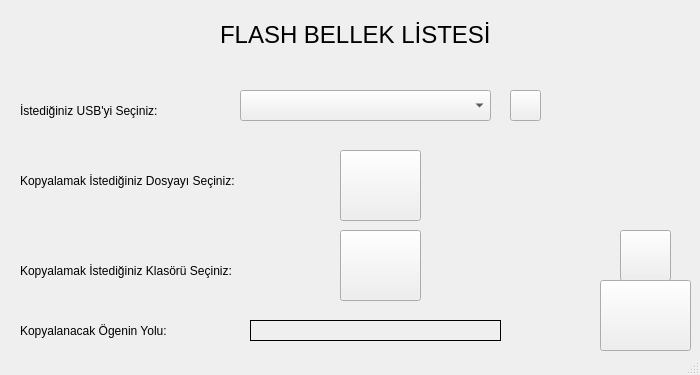
<?xml version="1.0" encoding="UTF-8"?>
<ui version="4.0">
 <class>MainWindow</class>
 <widget class="QMainWindow" name="MainWindow">
  <property name="geometry">
   <rect>
    <x>0</x>
    <y>0</y>
    <width>700</width>
    <height>375</height>
   </rect>
  </property>
  <property name="minimumSize">
   <size>
    <width>700</width>
    <height>375</height>
   </size>
  </property>
  <property name="maximumSize">
   <size>
    <width>700</width>
    <height>375</height>
   </size>
  </property>
  <property name="baseSize">
   <size>
    <width>0</width>
    <height>0</height>
   </size>
  </property>
  <property name="windowTitle">
   <string>MainWindow</string>
  </property>
  <property name="styleSheet">
   <string notr="true"/>
  </property>
  <widget class="QWidget" name="centralwidget">
   <widget class="QLabel" name="label_flash">
    <property name="geometry">
     <rect>
      <x>220</x>
      <y>10</y>
      <width>311</width>
      <height>51</height>
     </rect>
    </property>
    <property name="styleSheet">
     <string notr="true">font: 700 20pt &quot;Segoe UI&quot;;</string>
    </property>
    <property name="text">
     <string>&lt;html&gt;&lt;head/&gt;&lt;body&gt;&lt;p align=&quot;justify&quot;&gt;&lt;span style=&quot; font-size:18pt;&quot;&gt;FLASH BELLEK LİSTESİ&lt;/span&gt;&lt;/p&gt;&lt;/body&gt;&lt;/html&gt;</string>
    </property>
   </widget>
   <widget class="QComboBox" name="comboBox">
    <property name="geometry">
     <rect>
      <x>240</x>
      <y>90</y>
      <width>251</width>
      <height>31</height>
     </rect>
    </property>
   </widget>
   <widget class="QPushButton" name="pushButton_yenile">
    <property name="geometry">
     <rect>
      <x>510</x>
      <y>90</y>
      <width>31</width>
      <height>31</height>
     </rect>
    </property>
    <property name="styleSheet">
     <string notr="true">border-image: url(:/images/images/refresh.png);</string>
    </property>
    <property name="text">
     <string/>
    </property>
   </widget>
   <widget class="QPushButton" name="pushButton_baslat">
    <property name="geometry">
     <rect>
      <x>600</x>
      <y>280</y>
      <width>91</width>
      <height>71</height>
     </rect>
    </property>
    <property name="styleSheet">
     <string notr="true">border-image: url(:/images/images/start.png);</string>
    </property>
    <property name="text">
     <string/>
    </property>
   </widget>
   <widget class="QLabel" name="label_usb_sec">
    <property name="geometry">
     <rect>
      <x>20</x>
      <y>100</y>
      <width>181</width>
      <height>21</height>
     </rect>
    </property>
    <property name="styleSheet">
     <string notr="true">font: 700 9pt &quot;Segoe UI&quot;;</string>
    </property>
    <property name="text">
     <string>İstediğiniz USB'yi Seçiniz:</string>
    </property>
   </widget>
   <widget class="QPushButton" name="pushButton_dosya_ac">
    <property name="geometry">
     <rect>
      <x>340</x>
      <y>150</y>
      <width>81</width>
      <height>71</height>
     </rect>
    </property>
    <property name="styleSheet">
     <string notr="true">border-image: url(:/images/images/dosya.png);</string>
    </property>
    <property name="text">
     <string/>
    </property>
   </widget>
   <widget class="QLabel" name="label_dosya_sec">
    <property name="geometry">
     <rect>
      <x>20</x>
      <y>170</y>
      <width>291</width>
      <height>21</height>
     </rect>
    </property>
    <property name="styleSheet">
     <string notr="true">font: 700 9pt &quot;Segoe UI&quot;;</string>
    </property>
    <property name="text">
     <string>Kopyalamak İstediğiniz Dosyayı Seçiniz:</string>
    </property>
   </widget>
   <widget class="QLabel" name="label_dosya_yolu_2">
    <property name="geometry">
     <rect>
      <x>20</x>
      <y>320</y>
      <width>211</width>
      <height>21</height>
     </rect>
    </property>
    <property name="styleSheet">
     <string notr="true">font: 700 9pt &quot;Segoe UI&quot;;</string>
    </property>
    <property name="text">
     <string>Kopyalanacak Ögenin Yolu:</string>
    </property>
   </widget>
   <widget class="QLabel" name="label_klasor_sec">
    <property name="geometry">
     <rect>
      <x>20</x>
      <y>260</y>
      <width>291</width>
      <height>21</height>
     </rect>
    </property>
    <property name="styleSheet">
     <string notr="true">font: 700 9pt &quot;Segoe UI&quot;;</string>
    </property>
    <property name="text">
     <string>Kopyalamak İstediğiniz Klasörü Seçiniz:</string>
    </property>
   </widget>
   <widget class="QPushButton" name="pushButton_klasor_ac">
    <property name="geometry">
     <rect>
      <x>340</x>
      <y>230</y>
      <width>81</width>
      <height>71</height>
     </rect>
    </property>
    <property name="styleSheet">
     <string notr="true">border-image: url(:/images/images/file.ico);</string>
    </property>
    <property name="text">
     <string/>
    </property>
   </widget>
   <widget class="QLabel" name="label">
    <property name="geometry">
     <rect>
      <x>10</x>
      <y>0</y>
      <width>131</width>
      <height>81</height>
     </rect>
    </property>
    <property name="styleSheet">
     <string notr="true">image: url(:/images/images/mepsan.png);</string>
    </property>
    <property name="text">
     <string/>
    </property>
   </widget>
   <widget class="QLabel" name="label_2">
    <property name="geometry">
     <rect>
      <x>540</x>
      <y>0</y>
      <width>181</width>
      <height>81</height>
     </rect>
    </property>
    <property name="styleSheet">
     <string notr="true">image: url(:/images/images/mepsan.png);</string>
    </property>
    <property name="text">
     <string/>
    </property>
   </widget>
   <widget class="QLabel" name="label_dosya_yolu">
    <property name="geometry">
     <rect>
      <x>250</x>
      <y>320</y>
      <width>251</width>
      <height>21</height>
     </rect>
    </property>
    <property name="palette">
     <palette>
      <active/>
      <inactive/>
      <disabled/>
     </palette>
    </property>
    <property name="styleSheet">
     <string notr="true">border: 1px solid black;
</string>
    </property>
    <property name="text">
     <string/>
    </property>
   </widget>
   <widget class="QPushButton" name="pushButton_kapat">
    <property name="geometry">
     <rect>
      <x>620</x>
      <y>230</y>
      <width>51</width>
      <height>51</height>
     </rect>
    </property>
    <property name="styleSheet">
     <string notr="true">border-image: url(:/images/images/exit.png);</string>
    </property>
    <property name="text">
     <string/>
    </property>
   </widget>
  </widget>
  <widget class="QStatusBar" name="statusbar"/>
 </widget>
 <resources/>
 <connections/>
</ui>
